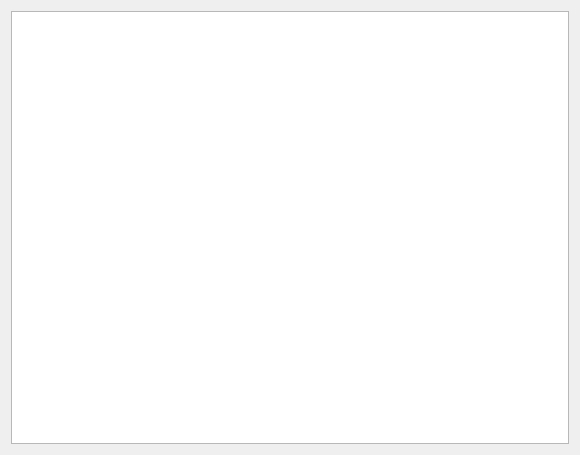
<?xml version="1.0" encoding="UTF-8"?>
<ui version="4.0">
 <class>ContractForm</class>
 <widget class="QWidget" name="ContractForm">
  <property name="geometry">
   <rect>
    <x>0</x>
    <y>0</y>
    <width>580</width>
    <height>455</height>
   </rect>
  </property>
  <property name="windowTitle">
   <string>Form</string>
  </property>
  <layout class="QHBoxLayout" name="horizontalLayout">
   <item>
    <widget class="QTableWidget" name="tableWidget"/>
   </item>
  </layout>
 </widget>
 <resources/>
 <connections/>
</ui>
